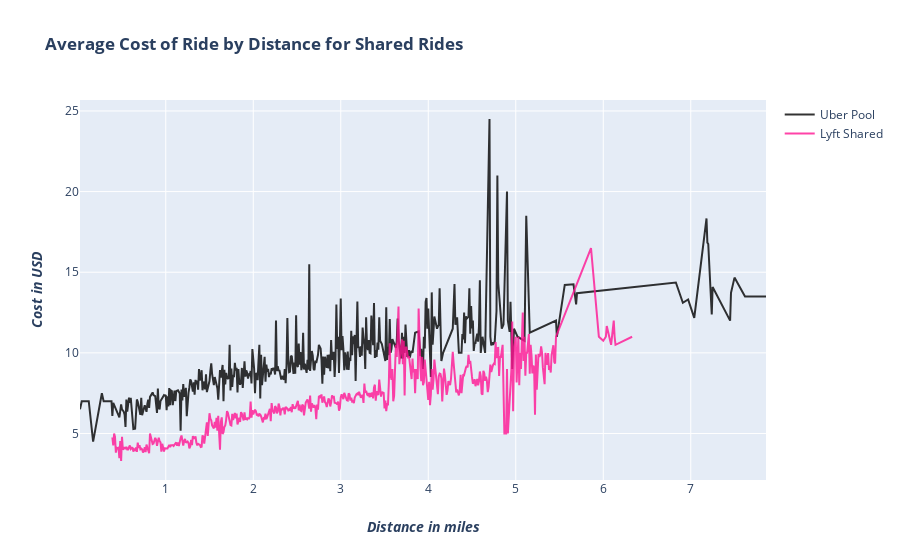

The notebook cell saved with this chart:
### Markdown cell above
For economy XL rides, there is no significant difference in charges between the two companies for most distances.
<br><br>
*Hover over the visualization to compare the prices between Uber and Lyft for a particular distance.*<br><br>

### Code cell
x=uber_df[uber_df['name'] == 'UberPool'].groupby(by='distance')['price'].mean().index.values
y=uber_df[uber_df['name'] == 'UberPool'].groupby(by='distance')['price'].mean().values
name='Uber Pool'
color='black'
opacity=0.8
trace6a = plot_line_chart(x, y, color, name, opacity)

x=lyft_df[lyft_df['name'] == 'Shared'].groupby(by='distance')['price'].mean().index.values
y=lyft_df[lyft_df['name'] == 'Shared'].groupby(by='distance')['price'].mean().values
name='Lyft Shared'
color='deeppink'
opacity=0.8
trace6b = plot_line_chart(x, y, color, name, opacity)

layout = layout_details('<b>Average Cost of Ride by Distance for Shared Rides</b>', 
                        '<b><i>Distance in miles</i></b>', 
                        '<b><i>Cost in USD</i></b>')
display_trace([trace6a, trace6b], layout)

### Figure 1 — Plotly figure (JSON) as saved in the notebook; plotly's stock layout.template omitted (floating-point values rounded to 4 significant figures; data arrays with more than 128 entries replaced by an {"elided": "..."} marker saying what was removed)
{"data": [{"opacity": 0.8, "name": "Uber Pool", "y": {"elided": "410 float values"}, "marker": {"color": "black"}, "x": {"elided": "410 float values"}, "type": "scatter"}, {"opacity": 0.8, "name": "Lyft Shared", "y": {"elided": "512 float values"}, "marker": {"color": "deeppink"}, "x": {"elided": "512 float values"}, "type": "scatter"}], "layout": {"yaxis": {"title": {"text": "<b><i>Cost in USD</i></b>"}}, "xaxis": {"title": {"text": "<b><i>Distance in miles</i></b>"}}, "title": {"text": "<b>Average Cost of Ride by Distance for Shared Rides</b>"}}}
